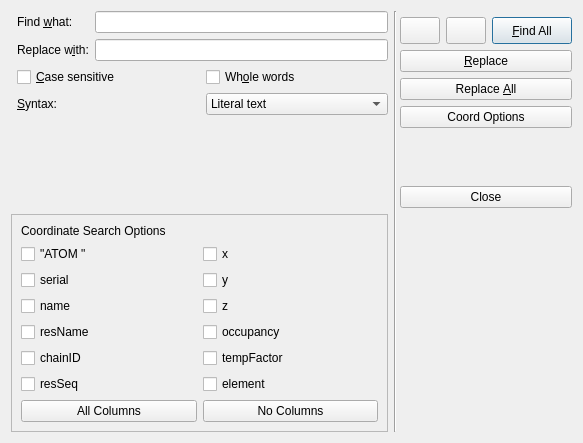
<?xml version="1.0" encoding="UTF-8"?>
<ui version="4.0">
 <class>FindAndReplaceDlg</class>
 <widget class="QDialog" name="FindAndReplaceDlg">
  <property name="enabled">
   <bool>true</bool>
  </property>
  <property name="geometry">
   <rect>
    <x>0</x>
    <y>0</y>
    <width>583</width>
    <height>443</height>
   </rect>
  </property>
  <property name="focusPolicy">
   <enum>Qt::StrongFocus</enum>
  </property>
  <property name="windowTitle">
   <string>Find and Replace</string>
  </property>
  <layout class="QGridLayout" name="gridLayout_2">
   <item row="0" column="1" rowspan="2">
    <layout class="QVBoxLayout">
     <property name="spacing">
      <number>6</number>
     </property>
     <property name="leftMargin">
      <number>0</number>
     </property>
     <property name="topMargin">
      <number>0</number>
     </property>
     <property name="rightMargin">
      <number>0</number>
     </property>
     <property name="bottomMargin">
      <number>0</number>
     </property>
     <item>
      <layout class="QGridLayout">
       <property name="leftMargin">
        <number>0</number>
       </property>
       <property name="topMargin">
        <number>0</number>
       </property>
       <property name="rightMargin">
        <number>0</number>
       </property>
       <property name="bottomMargin">
        <number>0</number>
       </property>
       <property name="spacing">
        <number>6</number>
       </property>
       <item row="1" column="1">
        <widget class="QLineEdit" name="replaceLineEdit"/>
       </item>
       <item row="0" column="1">
        <widget class="QLineEdit" name="findLineEdit"/>
       </item>
       <item row="1" column="0">
        <widget class="QLabel" name="label_2">
         <property name="text">
          <string>Replace w&amp;ith:</string>
         </property>
         <property name="buddy">
          <cstring>replaceLineEdit</cstring>
         </property>
        </widget>
       </item>
       <item row="0" column="0">
        <widget class="QLabel" name="label">
         <property name="text">
          <string>Find &amp;what:</string>
         </property>
         <property name="buddy">
          <cstring>findLineEdit</cstring>
         </property>
        </widget>
       </item>
      </layout>
     </item>
     <item>
      <layout class="QHBoxLayout">
       <property name="spacing">
        <number>6</number>
       </property>
       <property name="leftMargin">
        <number>0</number>
       </property>
       <property name="topMargin">
        <number>0</number>
       </property>
       <property name="rightMargin">
        <number>0</number>
       </property>
       <property name="bottomMargin">
        <number>0</number>
       </property>
       <item>
        <widget class="QCheckBox" name="caseCheckBox">
         <property name="text">
          <string>&amp;Case sensitive</string>
         </property>
        </widget>
       </item>
       <item>
        <widget class="QCheckBox" name="wholeCheckBox">
         <property name="enabled">
          <bool>true</bool>
         </property>
         <property name="text">
          <string>Wh&amp;ole words</string>
         </property>
         <property name="checkable">
          <bool>true</bool>
         </property>
         <property name="checked">
          <bool>false</bool>
         </property>
        </widget>
       </item>
      </layout>
     </item>
     <item>
      <layout class="QHBoxLayout">
       <property name="spacing">
        <number>6</number>
       </property>
       <property name="leftMargin">
        <number>0</number>
       </property>
       <property name="topMargin">
        <number>0</number>
       </property>
       <property name="rightMargin">
        <number>0</number>
       </property>
       <property name="bottomMargin">
        <number>0</number>
       </property>
       <item>
        <widget class="QLabel" name="label_3">
         <property name="text">
          <string>&amp;Syntax:</string>
         </property>
         <property name="buddy">
          <cstring>syntaxComboBox</cstring>
         </property>
        </widget>
       </item>
       <item>
        <widget class="QComboBox" name="syntaxComboBox">
         <item>
          <property name="text">
           <string>Literal text</string>
          </property>
         </item>
         <item>
          <property name="text">
           <string>Regular expression</string>
          </property>
         </item>
        </widget>
       </item>
      </layout>
     </item>
     <item>
      <spacer>
       <property name="orientation">
        <enum>Qt::Vertical</enum>
       </property>
       <property name="sizeHint" stdset="0">
        <size>
         <width>20</width>
         <height>40</height>
        </size>
       </property>
      </spacer>
     </item>
    </layout>
   </item>
   <item row="0" column="2" rowspan="3" colspan="2">
    <widget class="Line" name="line">
     <property name="orientation">
      <enum>Qt::Vertical</enum>
     </property>
    </widget>
   </item>
   <item row="1" column="3">
    <layout class="QVBoxLayout" name="SearchPart">
     <item>
      <layout class="QHBoxLayout" name="horizontalLayout_3">
       <item>
        <widget class="QPushButton" name="DownSearch">
         <property name="minimumSize">
          <size>
           <width>0</width>
           <height>27</height>
          </size>
         </property>
         <property name="focusPolicy">
          <enum>Qt::NoFocus</enum>
         </property>
         <property name="toolTip">
          <string>Find Next</string>
         </property>
         <property name="autoFillBackground">
          <bool>true</bool>
         </property>
         <property name="text">
          <string/>
         </property>
         <property name="icon">
          <iconset resource="Icons.qrc">
           <normaloff>:/Search/icons/find/Actions-go-down-search-icon.png</normaloff>:/Search/icons/find/Actions-go-down-search-icon.png</iconset>
         </property>
         <property name="iconSize">
          <size>
           <width>24</width>
           <height>24</height>
          </size>
         </property>
         <property name="autoRepeat">
          <bool>false</bool>
         </property>
         <property name="autoExclusive">
          <bool>false</bool>
         </property>
        </widget>
       </item>
       <item>
        <widget class="QPushButton" name="UpSearch">
         <property name="minimumSize">
          <size>
           <width>0</width>
           <height>27</height>
          </size>
         </property>
         <property name="focusPolicy">
          <enum>Qt::NoFocus</enum>
         </property>
         <property name="toolTip">
          <string>Find Previous</string>
         </property>
         <property name="autoFillBackground">
          <bool>true</bool>
         </property>
         <property name="text">
          <string/>
         </property>
         <property name="icon">
          <iconset resource="Icons.qrc">
           <normaloff>:/Search/icons/find/Actions-go-up-search-icon.png</normaloff>:/Search/icons/find/Actions-go-up-search-icon.png</iconset>
         </property>
         <property name="iconSize">
          <size>
           <width>24</width>
           <height>24</height>
          </size>
         </property>
         <property name="autoRepeat">
          <bool>false</bool>
         </property>
         <property name="autoExclusive">
          <bool>false</bool>
         </property>
        </widget>
       </item>
       <item>
        <widget class="QPushButton" name="findButton">
         <property name="minimumSize">
          <size>
           <width>70</width>
           <height>27</height>
          </size>
         </property>
         <property name="toolTip">
          <string>Find All</string>
         </property>
         <property name="statusTip">
          <string>Find All</string>
         </property>
         <property name="layoutDirection">
          <enum>Qt::LeftToRight</enum>
         </property>
         <property name="text">
          <string>&amp;Find All</string>
         </property>
        </widget>
       </item>
      </layout>
     </item>
     <item>
      <widget class="QPushButton" name="replaceButton">
       <property name="statusTip">
        <string/>
       </property>
       <property name="text">
        <string>&amp;Replace</string>
       </property>
      </widget>
     </item>
     <item>
      <widget class="QPushButton" name="replaceAllButton">
       <property name="text">
        <string>Replace &amp;All</string>
       </property>
      </widget>
     </item>
     <item>
      <widget class="QPushButton" name="CoordOptionsButton">
       <property name="text">
        <string>Coord Options</string>
       </property>
      </widget>
     </item>
     <item>
      <spacer name="SpacerSearch">
       <property name="orientation">
        <enum>Qt::Vertical</enum>
       </property>
       <property name="sizeHint" stdset="0">
        <size>
         <width>20</width>
         <height>16</height>
        </size>
       </property>
      </spacer>
     </item>
     <item>
      <widget class="QPushButton" name="closeButton">
       <property name="text">
        <string>Close</string>
       </property>
      </widget>
     </item>
    </layout>
   </item>
   <item row="2" column="0" colspan="2">
    <widget class="QFrame" name="frameCoord">
     <property name="frameShape">
      <enum>QFrame::StyledPanel</enum>
     </property>
     <property name="frameShadow">
      <enum>QFrame::Raised</enum>
     </property>
     <layout class="QGridLayout" name="gridLayout">
      <item row="0" column="0">
       <widget class="QLabel" name="CoordOptTitle">
        <property name="text">
         <string>Coordinate Search Options</string>
        </property>
       </widget>
      </item>
      <item row="1" column="0">
       <layout class="QHBoxLayout" name="horizontalLayout_2">
        <item>
         <layout class="QVBoxLayout" name="verticalLayout_2">
          <item>
           <widget class="QCheckBox" name="checkBoxAtom">
            <property name="text">
             <string>&quot;ATOM &quot;</string>
            </property>
           </widget>
          </item>
          <item>
           <widget class="QCheckBox" name="checkBoxSerial">
            <property name="text">
             <string>serial </string>
            </property>
           </widget>
          </item>
          <item>
           <widget class="QCheckBox" name="checkBoxName">
            <property name="text">
             <string>name </string>
            </property>
           </widget>
          </item>
          <item>
           <widget class="QCheckBox" name="checkBoxResName">
            <property name="text">
             <string>resName </string>
            </property>
           </widget>
          </item>
          <item>
           <widget class="QCheckBox" name="checkBoxChainID">
            <property name="text">
             <string>chainID </string>
            </property>
           </widget>
          </item>
          <item>
           <widget class="QCheckBox" name="checkBoxResSeq">
            <property name="text">
             <string>resSeq </string>
            </property>
           </widget>
          </item>
         </layout>
        </item>
        <item>
         <layout class="QVBoxLayout" name="verticalLayout_3">
          <item>
           <widget class="QCheckBox" name="checkBoxX">
            <property name="text">
             <string>x </string>
            </property>
           </widget>
          </item>
          <item>
           <widget class="QCheckBox" name="checkBoxY">
            <property name="text">
             <string>y</string>
            </property>
           </widget>
          </item>
          <item>
           <widget class="QCheckBox" name="checkBoxZ">
            <property name="text">
             <string>z</string>
            </property>
           </widget>
          </item>
          <item>
           <widget class="QCheckBox" name="checkBoxOccup">
            <property name="text">
             <string>occupancy</string>
            </property>
           </widget>
          </item>
          <item>
           <widget class="QCheckBox" name="checkBoxTempFact">
            <property name="text">
             <string>tempFactor </string>
            </property>
           </widget>
          </item>
          <item>
           <widget class="QCheckBox" name="checkBoxElem">
            <property name="text">
             <string>element</string>
            </property>
           </widget>
          </item>
         </layout>
        </item>
       </layout>
      </item>
      <item row="2" column="0">
       <layout class="QHBoxLayout" name="horizontalLayout">
        <item>
         <widget class="QPushButton" name="pushButton_AllColumns">
          <property name="text">
           <string>All Columns</string>
          </property>
         </widget>
        </item>
        <item>
         <widget class="QPushButton" name="pushButton_NoColumns">
          <property name="text">
           <string>No Columns</string>
          </property>
         </widget>
        </item>
       </layout>
      </item>
     </layout>
    </widget>
   </item>
  </layout>
 </widget>
 <tabstops>
  <tabstop>findLineEdit</tabstop>
  <tabstop>replaceLineEdit</tabstop>
  <tabstop>caseCheckBox</tabstop>
  <tabstop>wholeCheckBox</tabstop>
  <tabstop>syntaxComboBox</tabstop>
  <tabstop>replaceButton</tabstop>
  <tabstop>closeButton</tabstop>
 </tabstops>
 <resources>
  <include location="Icons.qrc"/>
 </resources>
 <connections>
  <connection>
   <sender>closeButton</sender>
   <signal>clicked()</signal>
   <receiver>FindAndReplaceDlg</receiver>
   <slot>reject()</slot>
   <hints>
    <hint type="sourcelabel">
     <x>444</x>
     <y>151</y>
    </hint>
    <hint type="destinationlabel">
     <x>466</x>
     <y>170</y>
    </hint>
   </hints>
  </connection>
 </connections>
</ui>
